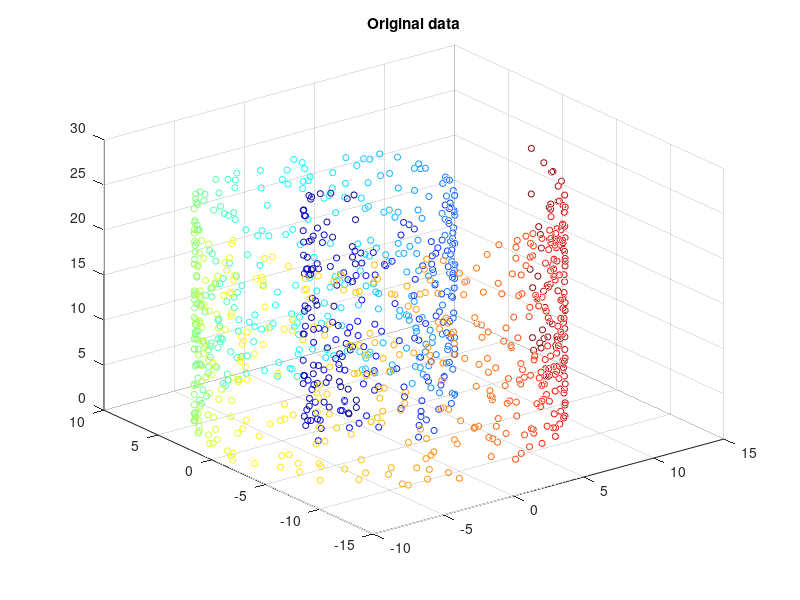
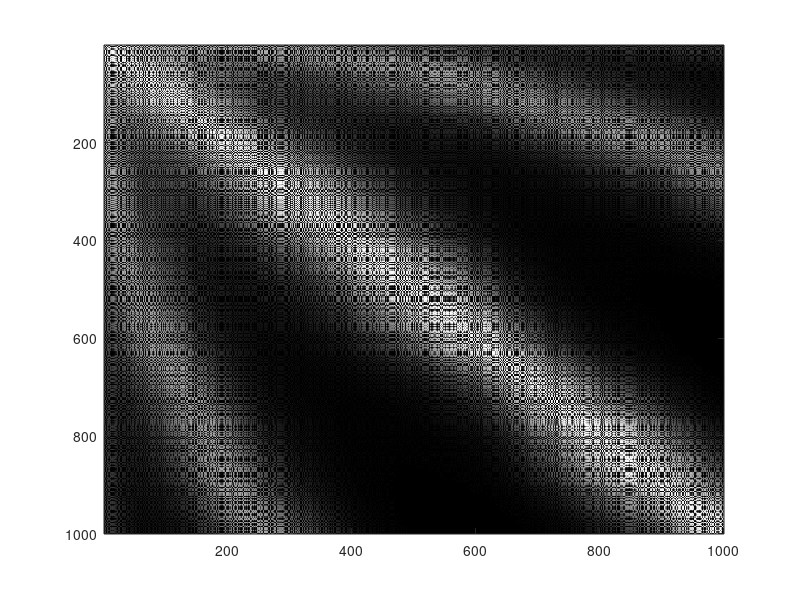
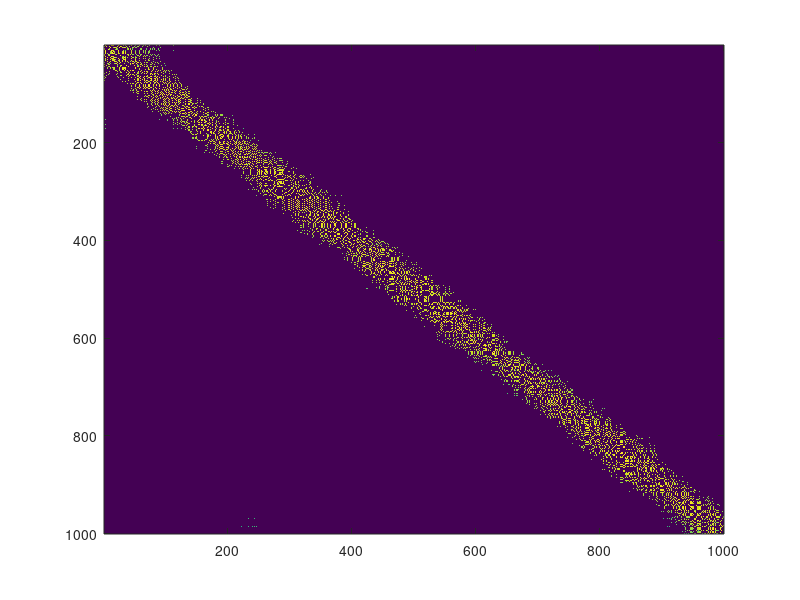
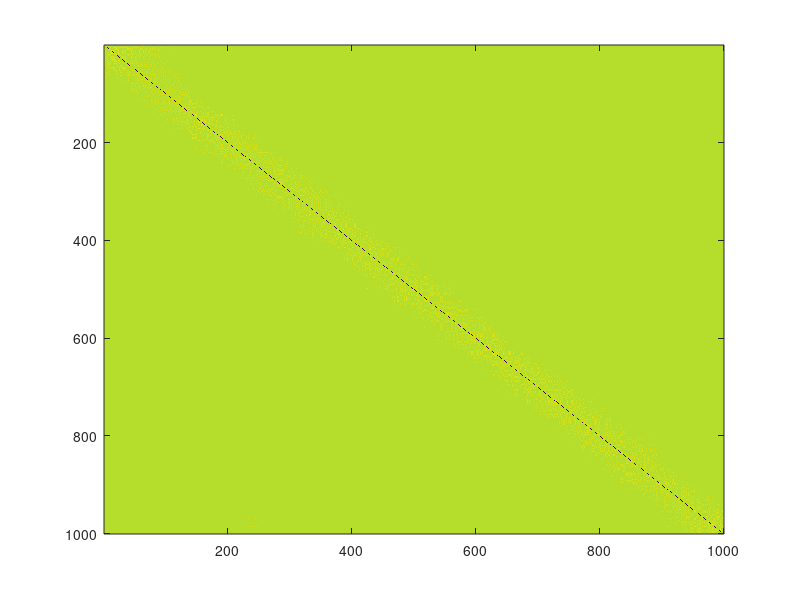

Source code (MATLAB) for these figures, in order:

% function [o] = generate_swissroll(N, data)
N = 1e3;
t = rand(1,N);
t = sort(4*pi*sqrt(t))'; 
z = 8*pi*rand(N,1); % random heights
x = (t+.1).*cos(t);
y = (t+.1).*sin(t);
data = [x,y,z];

cmap = jet(N);
scatter3(x,y,z,20,cmap);
title('Original data');


W = zeros(N);
sigma = 100;
for i = 1:N
    for j = 1:N
        d1 = (x(i)-x(j)).^2;
        d2 = (y(i)-y(j)).^2;
        d3 = (z(i)-z(j)).^2;
        d = d1+d2+d3;
        e = exp((-1*d)/sigma);
        W(i,j) = e;    
    end
end
figure,imagesc(W);colormap gray;
tw = zeros(N);

neighbours = 25;
for i = 1:N
    [sort_data, sort_index] = sort(W(i,:),'descend');
    for j = 2:neighbours
        max_index = sort_index(1,j);
        tw(i,max_index) = sort_data(1,j);
    end
end
figure,
imagesc(tw);


onet = ones(N,1).';
rs = onet*tw;
D = diag(rs);
L = tw - D;
for i = 1:N
    if (rs(1,i) ~= 0) 
        rs(1,i) = rs(1,i).^(-0.5);
    end
end
D1 = diag(rs);
Lchandra = (D1*L*D1);
figure,imagesc(Lchandra);
[U,S,V] = svd(Lchandra);
figure,scatter(U(:,N-1),U(:,N-2),20,cmap)